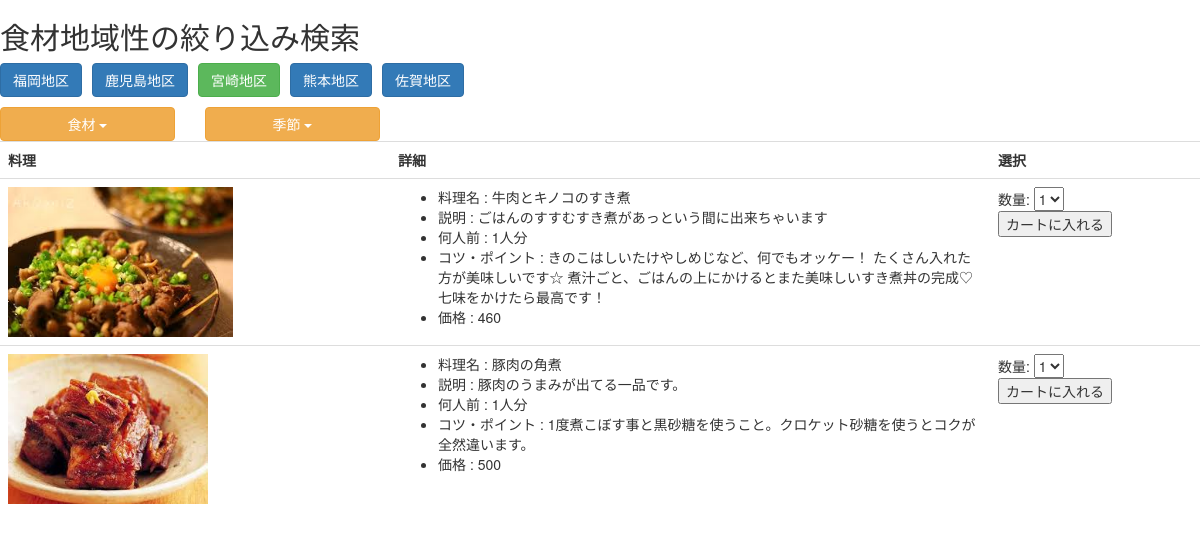
Screenshot of /local_search.php?a=3&b=1&c=0 with the database file from the repository.
### tables this page shows
CREATE TABLE IF NOT EXISTS `tb_local` (
  `lid` bigint(20) unsigned NOT NULL AUTO_INCREMENT,
  `lname` varchar(128) NOT NULL,
  `feature` text NOT NULL,
  `zipcode` varchar(32) NOT NULL,
  UNIQUE KEY `lid` (`lid`)
);

CREATE TABLE IF NOT EXISTS `recipes` (
  `id` varchar(40) NOT NULL,
  `user_id` varchar(40) NOT NULL,
  `title` varchar(255) DEFAULT NULL,
  `price` int(11) NOT NULL,
  `description` varchar(255) DEFAULT NULL,
  `serving_for` varchar(255) DEFAULT NULL,
  `advice` varchar(255) DEFAULT NULL,
  `history` varchar(255) DEFAULT NULL,
  `publish_at` date NOT NULL,
  PRIMARY KEY (`id`)
);

### local_search.php (the view, shortened to what this page needs)
<?php
include('page_header.php');
require_once('db_inc.php');
$a = 1;
if (isset($_GET['a'])){
	$a=$_GET['a'];
}
$b = 1;
if (isset($_GET['b'])){
	$b=$_GET['b'];
}
$menu1 = array(1=>'食材', 2=>'レシピ');
$c = 0;
if (isset($_GET['c'])){
	$c=$_GET['c'];
}
$menu2 = array('季節', '春', '夏', '秋', '冬');
echo "<h2>食材地域性の絞り込み検索</h2>";
$where = 'WHERE 1';
$sql = "SELECT * FROM tb_local " . $where;
$rs = mysql_query($sql, $conn);
$row = mysql_fetch_array($rs) ;
echo '<ul class="list-inline">';
while ($row) {
	$class = 'primary';
	if ($a==$row['lid']){
	 	$class='success';
	}
	$id = $row['lid'];
 echo '<li><a class="btn btn-'.$class.'" href="local_search.php?a='.$id. '&b='.$b.'&c='.$c.'">' . $row['lname']. '</a></li>';
 $row = mysql_fetch_array($rs) ;
}
echo '</ul>';
?>
<div class="row">
<div class="col-sm-2">
 <div class="dropdown">
  <button class="btn btn-warning dropdown-toggle btn-block" type="button" data-toggle="dropdown">
  <?=$menu1[$b]?>
  <span class="caret"></span></button>
</div>
</div>
<div class="col-sm-2">
 <div class="dropdown">
  <button class="btn btn-warning dropdown-toggle btn-block" type="button" data-toggle="dropdown">
   <?=$menu2[$c]?>
  <span class="caret"></span></button>
</div>
</div>
</div>
<?php
$sql = "select distinct r.* from recipes r, tb_recipes p, tb_foodstuffs f " .
    "where r.id=p.rid and p.fid=f.fid and f.lid=" . $a;
$rs = mysql_query($sql, $conn);
$row= mysql_fetch_array($rs);
echo '<table class="table table-hover">';
echo '<tr><th>料理</th><th>詳細</th><th>選択</th></tr>';
while ($row) {
  $id = $row['id'];
  $image = '<img src="images/' .$id . '.jpg" height="150">';
  echo '<tr>';
  echo '<td>' . $image.'</td>';
  echo '<td width="50%">';
  echo '<ul>';
  $items = array('title'=>'料理名','description'=>'説明','serving_for'=>'何人前','advice'=>'コツ・ポイント','price'=>'価格');
  foreach ( $items as $key=>$value){
    echo '<li>'. $value .' : '. $row[$key] . '</li>';
  }
  echo '</ul>';
  echo '</td>';
  echo '<td>';
  echo '<form action="cart.php" method="post">';
  echo '数量: <select name="qty">';
  for ($i=1; $i<6; $i++){
    echo '<option value="'. $i .'">' . $i ;
  }
  echo '</select><br>';
  echo '<input type="submit" value="カートに入れる">';
  echo '</form>';
  echo '</td>';
  echo '</tr>';
  $row = mysql_fetch_array($rs) ;
}
include('page_footer.php');
?>

### rows the page displays
tb_local: lname "福岡地区"
tb_local: lname "鹿児島地区"
tb_local: lname "宮崎地区"
tb_local: lname "熊本地区"
tb_local: lname "佐賀地区"
recipes: id (picture), value "料理名", title "牛肉とキノコのすき煮", value "説明", description "ごはんのすすむすき煮があっという間に出来ちゃいます", value "何人前", serving_for "1人分", value "コツ・ポイント", advice "きのこはしいたけやしめじなど、何でもオッケー！ たくさん入れた方が美味しいです☆ 煮汁ごと、ごはんの上にかけるとまた美味しいすき煮丼の完成♡七味をかけたら最高です！", value "価格", price "460"
recipes: id (picture), value "料理名", title "豚肉の角煮", value "説明", description "豚肉のうまみが出てる一品です。", value "何人前", serving_for "1人分", value "コツ・ポイント", advice "1度煮こぼす事と黒砂糖を使うこと。クロケット砂糖を使うとコクが全然違います。", value "価格", price "500"

### other values shown
$menu1[$b] "食材"
$menu2[$c] "季節"
form field qty "1"
